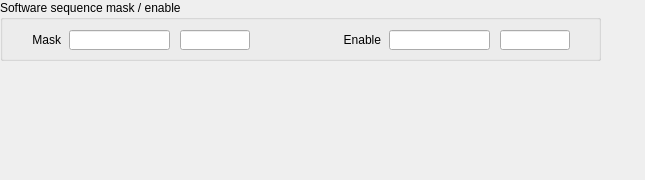
<?xml version="1.0" encoding="UTF-8"?>
<ui version="4.0">
 <class>Form</class>
 <widget class="QWidget" name="Form">
  <property name="geometry">
   <rect>
    <x>0</x>
    <y>0</y>
    <width>645</width>
    <height>180</height>
   </rect>
  </property>
  <property name="windowTitle">
   <string>Form</string>
  </property>
  <widget class="QGroupBox" name="groupBox">
   <property name="geometry">
    <rect>
     <x>0</x>
     <y>0</y>
     <width>601</width>
     <height>61</height>
    </rect>
   </property>
   <property name="title">
    <string>Software sequence mask / enable</string>
   </property>
   <widget class="caLineEdit" name="calineedit_9">
    <property name="geometry">
     <rect>
      <x>180</x>
      <y>30</y>
      <width>70</width>
      <height>20</height>
     </rect>
    </property>
    <property name="alignment">
     <set>Qt::AlignCenter</set>
    </property>
    <property name="channel" stdset="0">
     <string notr="true">$(SYS)-$(DEVICE):SoftSeqMask-RB</string>
    </property>
    <property name="colorMode">
     <enum>caLineEdit::Alarm_Default</enum>
    </property>
    <property name="formatType">
     <enum>caLineEdit::hexadecimal</enum>
    </property>
   </widget>
   <widget class="QLabel" name="label_2">
    <property name="geometry">
     <rect>
      <x>10</x>
      <y>30</y>
      <width>51</width>
      <height>20</height>
     </rect>
    </property>
    <property name="text">
     <string>Mask</string>
    </property>
    <property name="alignment">
     <set>Qt::AlignRight|Qt::AlignTrailing|Qt::AlignVCenter</set>
    </property>
   </widget>
   <widget class="caTextEntry" name="catextentry_2">
    <property name="geometry">
     <rect>
      <x>69</x>
      <y>30</y>
      <width>101</width>
      <height>20</height>
     </rect>
    </property>
    <property name="channel" stdset="0">
     <string notr="true">$(SYS)-$(DEVICE):SoftSeqMask-SP</string>
    </property>
    <property name="background">
     <color>
      <red>212</red>
      <green>219</green>
      <blue>157</blue>
     </color>
    </property>
    <property name="colorMode">
     <enum>caLineEdit::Static</enum>
    </property>
    <property name="formatType">
     <enum>caLineEdit::hexadecimal</enum>
    </property>
   </widget>
   <widget class="caTextEntry" name="catextentry_3">
    <property name="geometry">
     <rect>
      <x>389</x>
      <y>30</y>
      <width>101</width>
      <height>20</height>
     </rect>
    </property>
    <property name="channel" stdset="0">
     <string notr="true">$(SYS)-$(DEVICE):SoftSeqEnable-SP</string>
    </property>
    <property name="background">
     <color>
      <red>212</red>
      <green>219</green>
      <blue>157</blue>
     </color>
    </property>
    <property name="colorMode">
     <enum>caLineEdit::Static</enum>
    </property>
    <property name="formatType">
     <enum>caLineEdit::hexadecimal</enum>
    </property>
   </widget>
   <widget class="QLabel" name="label_3">
    <property name="geometry">
     <rect>
      <x>330</x>
      <y>30</y>
      <width>51</width>
      <height>20</height>
     </rect>
    </property>
    <property name="text">
     <string>Enable</string>
    </property>
    <property name="alignment">
     <set>Qt::AlignRight|Qt::AlignTrailing|Qt::AlignVCenter</set>
    </property>
   </widget>
   <widget class="caLineEdit" name="calineedit_10">
    <property name="geometry">
     <rect>
      <x>500</x>
      <y>30</y>
      <width>70</width>
      <height>20</height>
     </rect>
    </property>
    <property name="alignment">
     <set>Qt::AlignCenter</set>
    </property>
    <property name="channel" stdset="0">
     <string notr="true">$(SYS)-$(DEVICE):SoftSeqEnable-RB</string>
    </property>
    <property name="colorMode">
     <enum>caLineEdit::Alarm_Default</enum>
    </property>
    <property name="formatType">
     <enum>caLineEdit::hexadecimal</enum>
    </property>
   </widget>
  </widget>
 </widget>
 <customwidgets>
  <customwidget>
   <class>caTextEntry</class>
   <extends>caLineEdit</extends>
   <header>caTextEntry</header>
  </customwidget>
  <customwidget>
   <class>caLineEdit</class>
   <extends>QLineEdit</extends>
   <header>caLineEdit</header>
  </customwidget>
 </customwidgets>
 <resources/>
 <connections/>
</ui>
